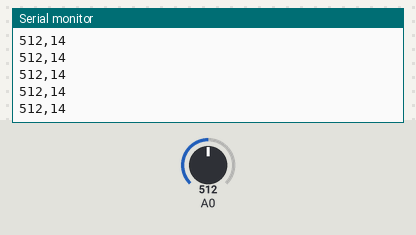
A sketch run on a simulated Arduino Uno, built with avr-gcc and run on an emulated ATmega328P. On the bench: the last lines printed to the serial monitor. Inputs (shaded band) come from the test bench; at power-on: A0 = 512.

Above: at 1.2 s.
1.3 s: A0 set to 106
At 2.3 s:
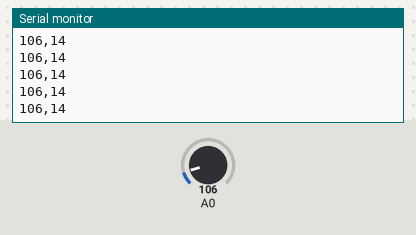
2.8 s: A0 set to 91
At 3.7 s:
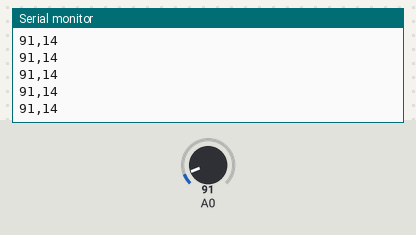
Timing chart, 0 to 5.8 s (numbered marks = the images above; inputs shaded):
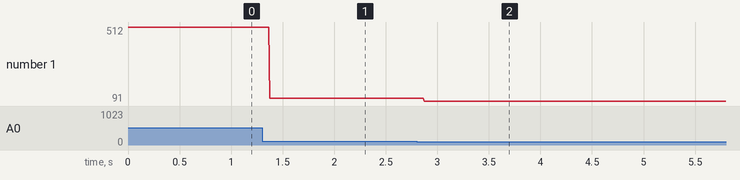

The sketch:

conecion_processing.ino
```cpp
void setup() {
  // put your setup code here, to run once:
    pinMode (A0, INPUT);
    Serial.begin(9600);
}

void loop() {
  // put your main code here, to run repeatedly:

Serial.print(analogRead(A0));
Serial.print(",");
Serial.println(A0);

}
```

Measured:
- after the input at 1.3 s, the serial monitor: prints a new line after 0.07 s (image 1)
- after the input at 2.8 s, the serial monitor: prints a new line after 0.07 s (image 2)
- plotted number 1: 512 → 106 after the input at 1.3 s, 106 → 91 after the input at 2.8 s
